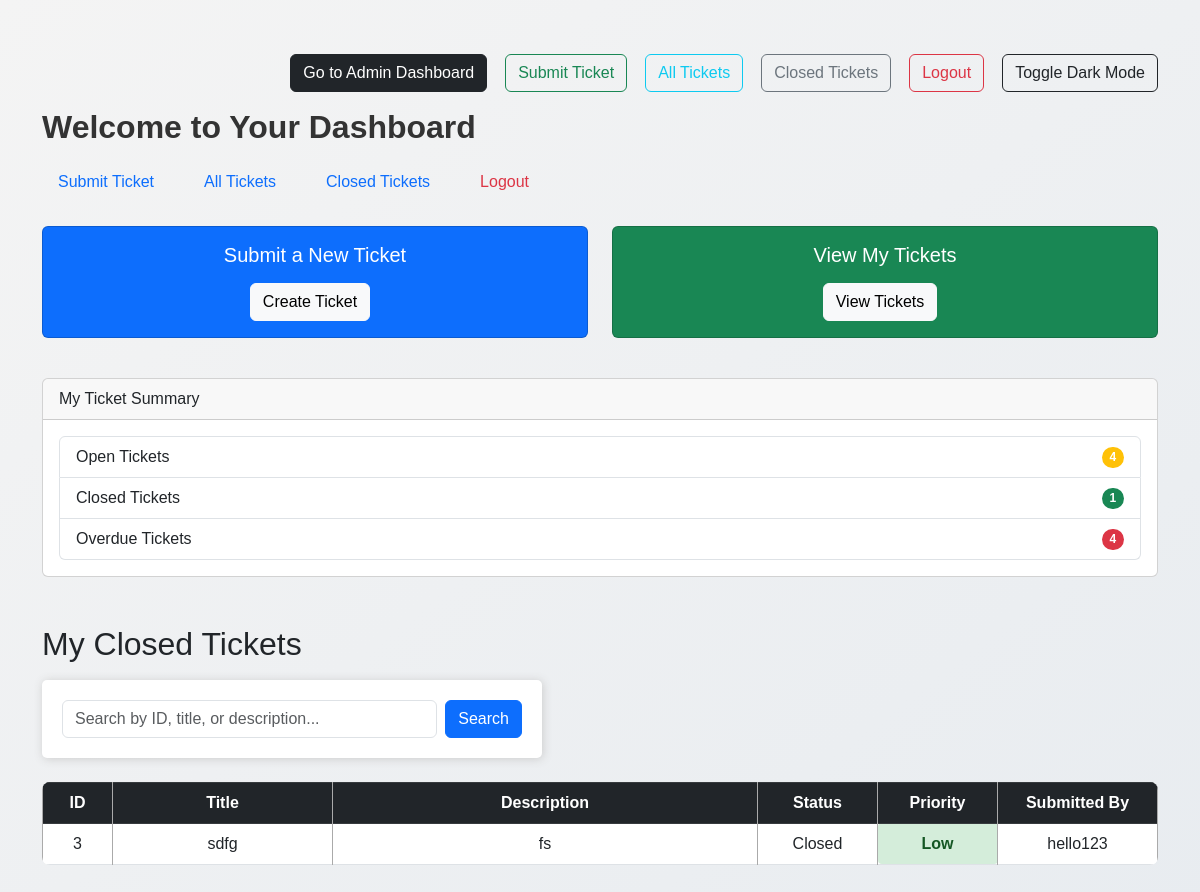
Page /dashboard_user (signed in) on the committed database.
### app.py (models this page shows)
class Ticket(db.Model):
    id = db.Column(db.Integer, primary_key=True)
    title = db.Column(db.String(100), nullable=False)
    description = db.Column(db.Text, nullable=False)
    status = db.Column(db.String(20), default='Open')
    priority = db.Column(db.String(10), default='Low')
    user_id = db.Column(db.Integer, db.ForeignKey('user.id'))
    user = db.relationship('User', backref='sumbitted_tickets')
    date_created = db.Column(db.DateTime, default=datetime.utcnow)
    category = db.Column(db.String(50))  # or Integer, Enum, etc.

class User(UserMixin, db.Model):
    id = db.Column(db.Integer, primary_key=True)
    username = db.Column(db.String(150), unique=True, nullable=False)
    password = db.Column(db.String(150), nullable=False)
    role = db.Column(db.String(20), default='user')  # 'user' or 'admin'
    tickets = db.relationship('Ticket', backref='submitter', lazy=True)

### app.py (the view, shortened to what this page needs)
@app.route('/dashboard_user')
@login_required
def dashboard_user():
    search_query = request.args.get('search', '')
    from datetime import datetime  # ensure imported at top in your file
    open_count = Ticket.query.filter_by(user_id=current_user.id, status='Open').count()
    closed_count = Ticket.query.filter_by(user_id=current_user.id, status='Closed').count()
    overdue_count = Ticket.query.filter(
        Ticket.user_id == current_user.id,
        Ticket.status != 'Closed'
    ).count()
    closed_q = Ticket.query.filter_by(user_id=current_user.id, status='Closed')
    tickets = closed_q.order_by(Ticket.date_created.desc()).all()
    return render_template(
        'dashboard_user.html',
        tickets=tickets,
        open_count=open_count,
        closed_count=closed_count,
        overdue_count=overdue_count,
        form_action='dashboard_user'
    )

### app.py (called while the page is built)
@login_manager.user_loader
def load_user(user_id):
    return User.query.get(int(user_id))

### templates/dashboard_user.html (shortened to what this page needs)
{% extends "base.html" %}
{% block heading %}Welcome to Your Dashboard{% endblock %}
{% block content %}
<div class="row mb-4">
    <div class="col-md-6">
        <div class="card text-white bg-primary mb-3">
            <div class="card-body text-center">
                <h5 class="card-title">Submit a New Ticket</h5>
                <a href="{{ url_for('index') }}" class="btn btn-light mt-2">Create Ticket</a>
            </div>
        </div>
    </div>
    <div class="col-md-6">
        <div class="card text-white bg-success mb-3">
            <div class="card-body text-center">
                <h5 class="card-title">View My Tickets</h5>
                <a href="{{ url_for('tickets_view') }}" class="btn btn-light mt-2">View Tickets</a>
            </div>
        </div>
    </div>
</div>
<div class="card mb-5">
    <div class="card-header">My Ticket Summary</div>
    <div class="card-body">
        <ul class="list-group">
            <li class="list-group-item d-flex justify-content-between align-items-center">
                Open Tickets
                <span class="badge bg-warning rounded-pill">{{ open_count }}</span>
            </li>
            <li class="list-group-item d-flex justify-content-between align-items-center">
                Closed Tickets
                <span class="badge bg-success rounded-pill">{{ closed_count }}</span>
            </li>
            <li class="list-group-item d-flex justify-content-between align-items-center">
                Overdue Tickets
                <span class="badge bg-danger rounded-pill">{{ overdue_count }}</span>
            </li>
        </ul>
    </div>
</div>
<h2 class="mb-3">My Closed Tickets</h2>
<form action="{{ url_for(form_action) }}" method="get" class="mb-4 d-flex gap-2">
    <input type="text" name="search" class="form-control" placeholder="Search by ID, title, or description..."
           value="{{ request.args.get('search', '') }}">
    <button type="submit" class="btn btn-primary">Search</button>
</form>
<table class="table table-bordered">
    <thead class="table-dark">
        <tr>
            <th style="width: 70px;">ID</th>
            <th style="width: 220px;">Title</th>
            <th>Description</th>
            <th style="width: 120px;">Status</th>
            <th style="width: 120px;">Priority</th>
            <th style="width: 160px;">Submitted By</th>
        </tr>
    </thead>
    <tbody>
        {% for ticket in tickets %}
        <tr>
            <td>{{ ticket.id }}</td>
            <td>{{ ticket.title }}</td>
            <td>{{ ticket.description }}</td>
            <td>{{ ticket.status }}</td>
            <td class="{{ ticket.priority|lower }}">{{ ticket.priority }}</td>
            <td>{{ current_user.username }}</td>
        </tr>
        {% else %}
        <tr>
            <td colspan="6" class="text-center">No closed tickets found.</td>
        </tr>
        {% endfor %}
    </tbody>
</table>
{% endblock %}

### static/style.css (style rules this page uses)
body { font-family: Arial, sans-serif; margin: 30px; background: linear-gradient(to bottom right, #f4f4f4, #e8ecf0); transition: background-color 0.3s ease, color 0.3s ease; }
form { background: #fff; padding: 20px; border-radius: 5px; box-shadow: 1px 1px 10px #ccc; max-width: 500px; margin-bottom: 1.5rem; }
table { width: 100%; border-collapse: collapse; background: #fff; border-radius: 8px; overflow: hidden; margin-bottom: 2rem; }
th, td { border: 1px solid #aaa; padding: 10px; text-align: center; vertical-align: middle; }
th { background: #eee; font-weight: bold; }
td.low { background-color: #d4edda; color: #155724; font-weight: bold; border-radius: 4px; padding: 4px 8px; }
a { text-decoration: none; color: #0d6efd; margin-right: 10px; }

### rows in the picture
Ticket: id "3", title "sdfg", description "fs", status "Closed", priority "Low"
User: username "hello123"

### other values in the picture
{{ open_count }} "4"
{{ closed_count }} "1"
{{ overdue_count }} "4"
